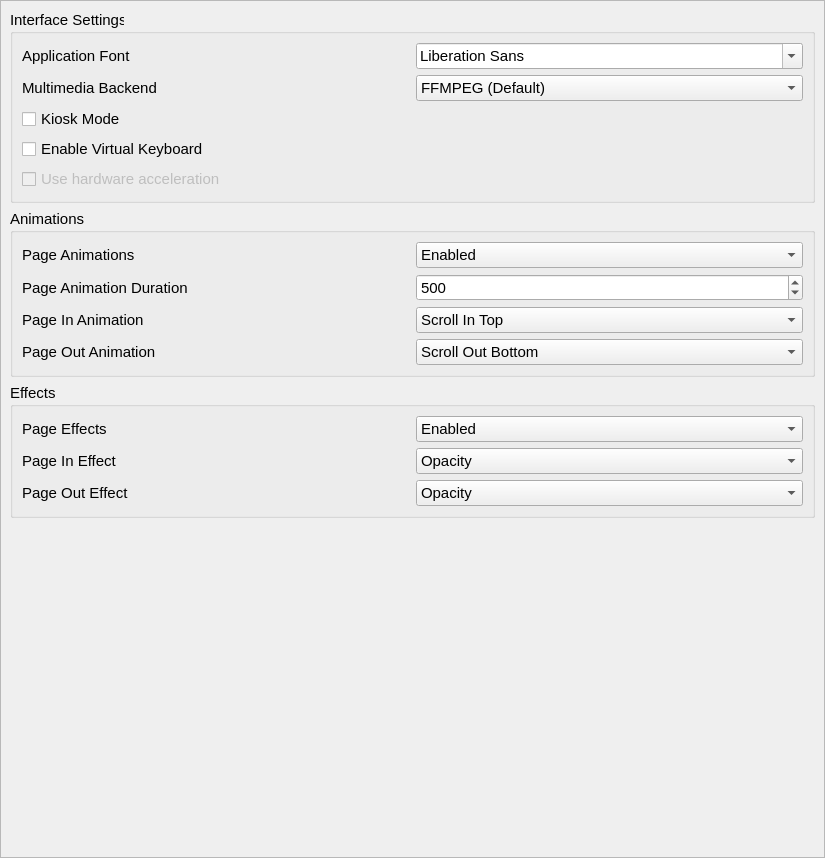
<?xml version="1.0" encoding="UTF-8"?>
<ui version="4.0">
 <class>SystemSettingsPage</class>
 <widget class="QFrame" name="SystemSettingsPage">
  <property name="geometry">
   <rect>
    <x>0</x>
    <y>0</y>
    <width>825</width>
    <height>858</height>
   </rect>
  </property>
  <property name="windowTitle">
   <string>Frame</string>
  </property>
  <layout class="QGridLayout" name="gridLayout">
   <property name="leftMargin">
    <number>0</number>
   </property>
   <property name="topMargin">
    <number>0</number>
   </property>
   <property name="rightMargin">
    <number>0</number>
   </property>
   <property name="bottomMargin">
    <number>0</number>
   </property>
   <property name="spacing">
    <number>0</number>
   </property>
   <item row="0" column="0">
    <widget class="QScrollArea" name="scrollArea">
     <property name="horizontalScrollBarPolicy">
      <enum>Qt::ScrollBarPolicy::ScrollBarAlwaysOff</enum>
     </property>
     <property name="widgetResizable">
      <bool>true</bool>
     </property>
     <widget class="QWidget" name="scrollAreaWidgetContents">
      <property name="geometry">
       <rect>
        <x>0</x>
        <y>0</y>
        <width>823</width>
        <height>856</height>
       </rect>
      </property>
      <layout class="QGridLayout" name="gridLayout_4">
       <item row="0" column="0">
        <widget class="QGroupBox" name="groupBox_2">
         <property name="font">
          <font>
           <pointsize>11</pointsize>
          </font>
         </property>
         <property name="title">
          <string>Interface Settings</string>
         </property>
         <layout class="QGridLayout" name="gridLayout_3">
          <item row="0" column="0">
           <widget class="QLabel" name="label">
            <property name="text">
             <string>Application Font</string>
            </property>
           </widget>
          </item>
          <item row="1" column="1">
           <widget class="QComboBox" name="multimediaComboBox">
            <item>
             <property name="text">
              <string>FFMPEG (Default)</string>
             </property>
            </item>
            <item>
             <property name="text">
              <string>GStreamer</string>
             </property>
            </item>
           </widget>
          </item>
          <item row="1" column="0">
           <widget class="QLabel" name="label_4">
            <property name="text">
             <string>Multimedia Backend</string>
            </property>
           </widget>
          </item>
          <item row="3" column="0" colspan="2">
           <widget class="QCheckBox" name="virtualKeyboardCheckBox">
            <property name="text">
             <string>Enable Virtual Keyboard</string>
            </property>
           </widget>
          </item>
          <item row="0" column="1">
           <widget class="QFontComboBox" name="fontComboBox"/>
          </item>
          <item row="4" column="0" colspan="2">
           <widget class="QCheckBox" name="openGlCheckbox">
            <property name="enabled">
             <bool>false</bool>
            </property>
            <property name="text">
             <string>Use hardware acceleration</string>
            </property>
           </widget>
          </item>
          <item row="2" column="0" colspan="2">
           <widget class="QCheckBox" name="kioskModeCheckBox">
            <property name="text">
             <string>Kiosk Mode</string>
            </property>
           </widget>
          </item>
         </layout>
        </widget>
       </item>
       <item row="1" column="0">
        <widget class="QGroupBox" name="groupBox_4">
         <property name="font">
          <font>
           <pointsize>11</pointsize>
          </font>
         </property>
         <property name="title">
          <string>Animations</string>
         </property>
         <layout class="QGridLayout" name="gridLayout_6">
          <item row="2" column="0">
           <widget class="QLabel" name="label_18">
            <property name="text">
             <string>Page In Animation</string>
            </property>
           </widget>
          </item>
          <item row="0" column="1">
           <widget class="QComboBox" name="pageAnimationEnableComboBox">
            <property name="sizePolicy">
             <sizepolicy hsizetype="Expanding" vsizetype="Fixed">
              <horstretch>0</horstretch>
              <verstretch>0</verstretch>
             </sizepolicy>
            </property>
            <item>
             <property name="text">
              <string>Enabled</string>
             </property>
            </item>
            <item>
             <property name="text">
              <string>Disabled</string>
             </property>
            </item>
           </widget>
          </item>
          <item row="0" column="0">
           <widget class="QLabel" name="label_9">
            <property name="text">
             <string>Page Animations</string>
            </property>
           </widget>
          </item>
          <item row="1" column="1">
           <widget class="QSpinBox" name="pageAnimationDurationSpinBox">
            <property name="sizePolicy">
             <sizepolicy hsizetype="Expanding" vsizetype="Fixed">
              <horstretch>0</horstretch>
              <verstretch>0</verstretch>
             </sizepolicy>
            </property>
            <property name="maximum">
             <number>1000</number>
            </property>
            <property name="value">
             <number>500</number>
            </property>
           </widget>
          </item>
          <item row="1" column="0">
           <widget class="QLabel" name="label_12">
            <property name="sizePolicy">
             <sizepolicy hsizetype="Expanding" vsizetype="Preferred">
              <horstretch>0</horstretch>
              <verstretch>0</verstretch>
             </sizepolicy>
            </property>
            <property name="text">
             <string>Page Animation Duration</string>
            </property>
           </widget>
          </item>
          <item row="3" column="0">
           <widget class="QLabel" name="label_19">
            <property name="text">
             <string>Page Out Animation</string>
            </property>
           </widget>
          </item>
          <item row="2" column="1">
           <widget class="QComboBox" name="pageInAnimationComboBox">
            <property name="sizePolicy">
             <sizepolicy hsizetype="Expanding" vsizetype="Fixed">
              <horstretch>0</horstretch>
              <verstretch>0</verstretch>
             </sizepolicy>
            </property>
            <item>
             <property name="text">
              <string>Scroll In Top</string>
             </property>
            </item>
            <item>
             <property name="text">
              <string>Fade In</string>
             </property>
            </item>
           </widget>
          </item>
          <item row="3" column="1">
           <widget class="QComboBox" name="pageOuitAnimationComboBox">
            <property name="sizePolicy">
             <sizepolicy hsizetype="Expanding" vsizetype="Fixed">
              <horstretch>0</horstretch>
              <verstretch>0</verstretch>
             </sizepolicy>
            </property>
            <item>
             <property name="text">
              <string>Scroll Out Bottom</string>
             </property>
            </item>
            <item>
             <property name="text">
              <string>Fade Out</string>
             </property>
            </item>
           </widget>
          </item>
         </layout>
        </widget>
       </item>
       <item row="2" column="0">
        <widget class="QGroupBox" name="groupBox">
         <property name="font">
          <font>
           <pointsize>11</pointsize>
          </font>
         </property>
         <property name="title">
          <string>Effects</string>
         </property>
         <layout class="QGridLayout" name="gridLayout_2">
          <item row="1" column="0">
           <widget class="QLabel" name="label_2">
            <property name="text">
             <string>Page In Effect</string>
            </property>
           </widget>
          </item>
          <item row="1" column="1">
           <widget class="QComboBox" name="comboBox">
            <item>
             <property name="text">
              <string>Opacity</string>
             </property>
            </item>
            <item>
             <property name="text">
              <string>Blur</string>
             </property>
            </item>
           </widget>
          </item>
          <item row="0" column="0">
           <widget class="QLabel" name="label_10">
            <property name="text">
             <string>Page Effects</string>
            </property>
           </widget>
          </item>
          <item row="0" column="1">
           <widget class="QComboBox" name="pageEffectsEnabledComboBox">
            <item>
             <property name="text">
              <string>Enabled</string>
             </property>
            </item>
            <item>
             <property name="text">
              <string>Disabled</string>
             </property>
            </item>
           </widget>
          </item>
          <item row="2" column="0">
           <widget class="QLabel" name="label_3">
            <property name="text">
             <string>Page Out Effect</string>
            </property>
           </widget>
          </item>
          <item row="2" column="1">
           <widget class="QComboBox" name="comboBox_2">
            <item>
             <property name="text">
              <string>Opacity</string>
             </property>
            </item>
            <item>
             <property name="text">
              <string>Blur</string>
             </property>
            </item>
           </widget>
          </item>
         </layout>
        </widget>
       </item>
       <item row="3" column="0">
        <spacer name="verticalSpacer">
         <property name="orientation">
          <enum>Qt::Orientation::Vertical</enum>
         </property>
         <property name="sizeHint" stdset="0">
          <size>
           <width>804</width>
           <height>381</height>
          </size>
         </property>
        </spacer>
       </item>
      </layout>
     </widget>
    </widget>
   </item>
  </layout>
 </widget>
 <resources/>
 <connections/>
</ui>
